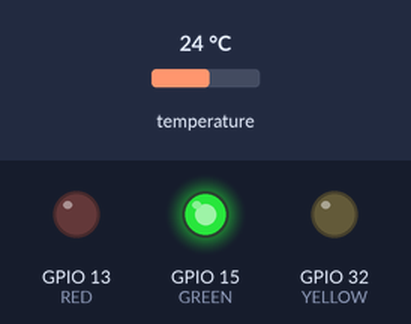
Simulated run of this program. Board: ESP32 board running MicroPython. Parts: output pins drawn as LEDs (lit = HIGH). The test bench sets the inputs (shaded band); at power-on: temperature 24 °C.

Above: at 1.2 s.
1.3 s: temperature set to 28.6 °C
2.8 s: temperature set to 29.6 °C
At 4.0 s:
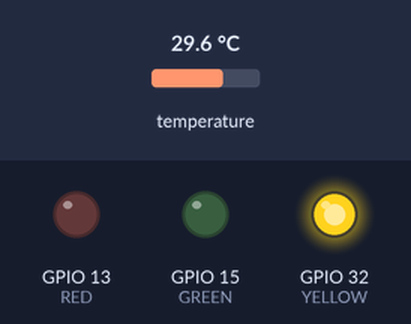
4.3 s: temperature set to 30.5 °C
5.8 s: temperature set to 31.8 °C
At 6.6 s:
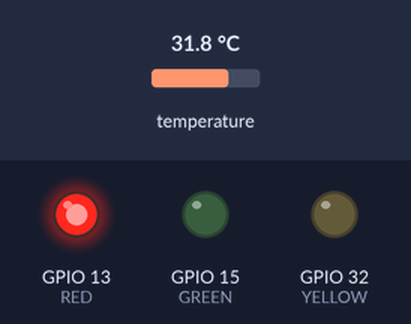
7.3 s: temperature set to 12 °C
At 7.8 s:
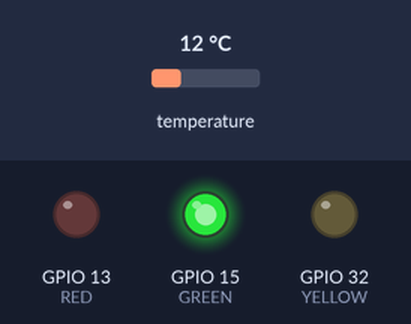
8.8 s: temperature set to 33 °C
At 9.9 s:
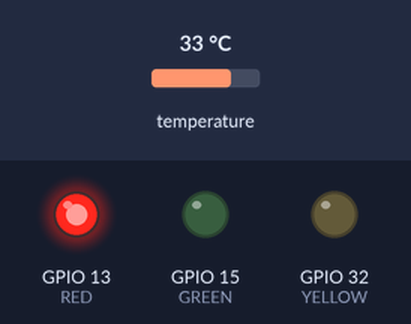
Timing chart, 0 to 11.3 s (numbered marks = the images above; inputs shaded):
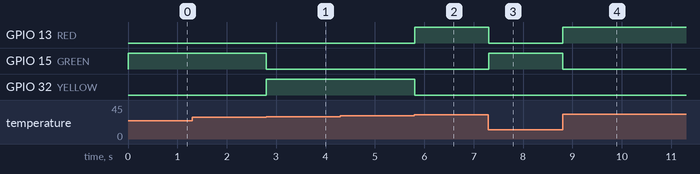

Measured:
- the behaviour switches between 29 and 29.1 °C on temperature (found by bisection; images 0 and 1)
- the behaviour switches between 31 and 31.1 °C on temperature (found by bisection; images 1 and 2)
- after the input at 2.8 s, GPIO 15 (GREEN): HIGH → LOW at once; GPIO 32 (YELLOW): LOW → HIGH at once
- after the input at 5.8 s, GPIO 13 (RED): LOW → HIGH at once; GPIO 32 (YELLOW): HIGH → LOW at once
- after the input at 7.3 s, GPIO 13 (RED): HIGH → LOW at once; GPIO 15 (GREEN): LOW → HIGH at once
- after the input at 8.8 s, GPIO 13 (RED): LOW → HIGH at once; GPIO 15 (GREEN): HIGH → LOW at once

The program:

ex3.py
```python
from machine import I2C, Pin
import time

class MCP9808:
    # resolution levels
    RES_LEVEL1 = b'\x00' # +0.5C
    RES_LEVEL2 = b'\x01' # +0.25C
    RES_LEVEL3 = b'\x10' # +0.125C
    RES_LEVEL4 = b'\x11' # +0.0625C

    def __init__ (self, scl, sda):
        self._i2c = I2C(scl=scl, sda=sda)
        self._addr = 0x18
        self._temp_reg = 0x05
        self._res_reg = 0x08

    def _temp_to_c (self, raw_data):
        val = raw_data[0] << 8 | raw_data[1]
        temp = (val & 0xFFF) / 16
        if val & 0x1000:
            temp -= 256
        return temp

    def read_temperature (self):
        data = self._i2c.readfrom_mem(self._addr, self._temp_reg, 2)
        return self._temp_to_c(data)

    def set_resolution_level (self, level):
        self._i2c.writeto_mem(self._addr, self._res_reg, level)

# initial state
currentLED = "GREEN"

# setup button and the LEDs
mcp = MCP9808(scl=Pin(22), sda=Pin(23))
mcp.set_resolution_level(MCP9808.RES_LEVEL1)
leds = {"GREEN": Pin(15, Pin.OUT), "YELLOW": Pin(32, Pin.OUT), "RED": Pin(13, Pin.OUT)}

while True:
    # read temperature
    temp = mcp.read_temperature()

    # decide on the temperature level
    if temp > 31:
        currentLED = "RED"
    elif temp > 29:
        currentLED = "YELLOW"
    else:
        currentLED = "GREEN"

    # clear all LEDs
    for l in leds:
        leds[l].value(0)

    # set current LED
    leds[currentLED].value(1)
    time.sleep(0.01)
```
